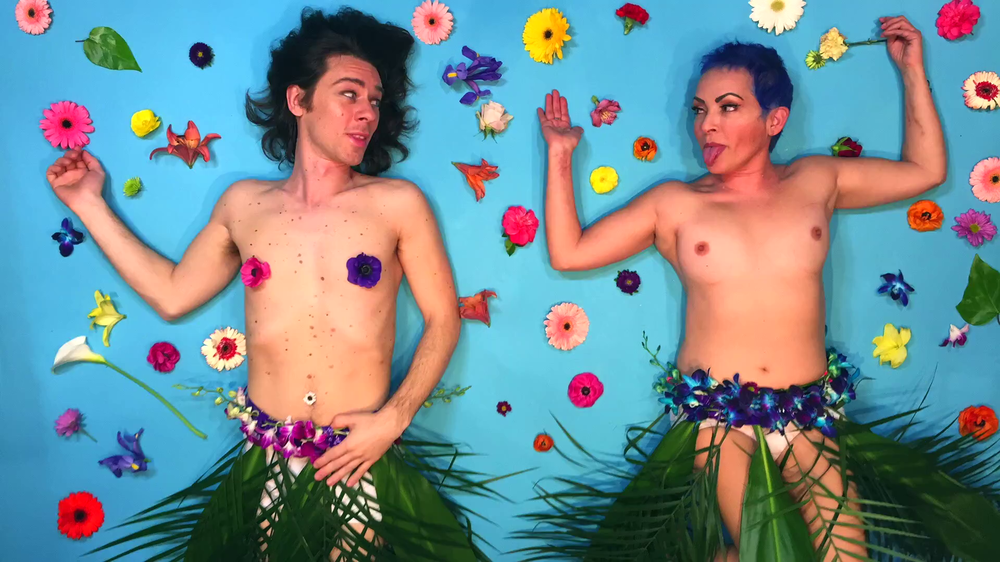
#> input picture vlcsnap-2019-01-29-14h15m35s998.png, 1000 x 562 px, shrunk from 1920 x 1080 before the run
$ python cartoon.py
#> lines starting #> are read from the running program, lines starting #| are printed output that depends on the picture; after the words box and inside, x2 and y2 are one past the last pixel; in counts of white or black regions, pixels touching at a corner belong together
#! python3

# Use hand gestures to scroll

import cv2
import numpy as np

img = cv2.imread("vlcsnap-2019-01-29-14h15m35s998.png")
#> img is the input picture: shape (562, 1000, 3); mean B, G, R 146.4, 140.1, 115.3
gray=cv2.cvtColor(img, cv2.COLOR_BGR2GRAY)
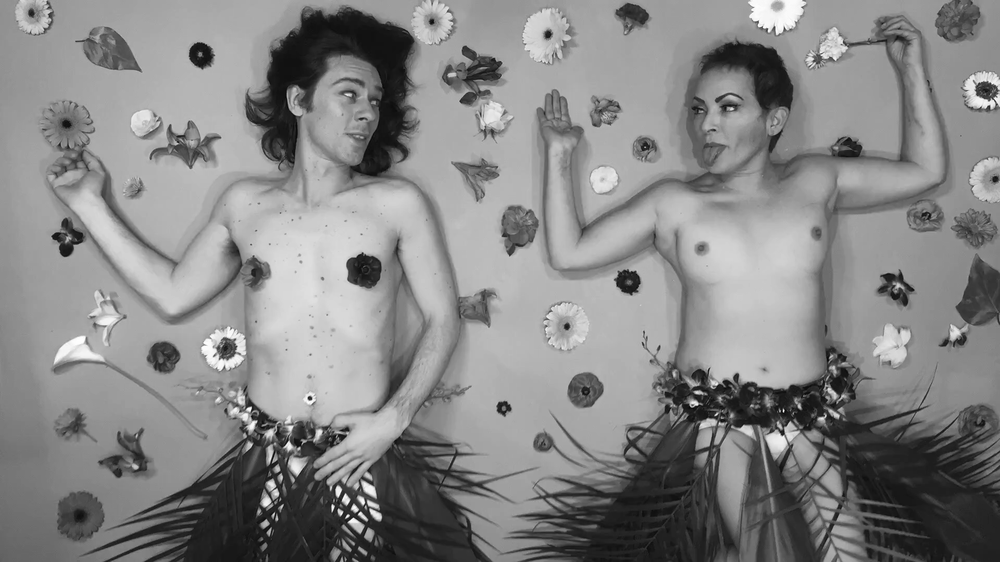
#> gray: shape (562, 1000); min 5, max 255, mean 133.4
gray = cv2.medianBlur(gray,5)
edges = cv2.adaptiveThreshold(gray, 255,
		cv2.ADAPTIVE_THRESH_MEAN_C,
		cv2.THRESH_BINARY,9,9)
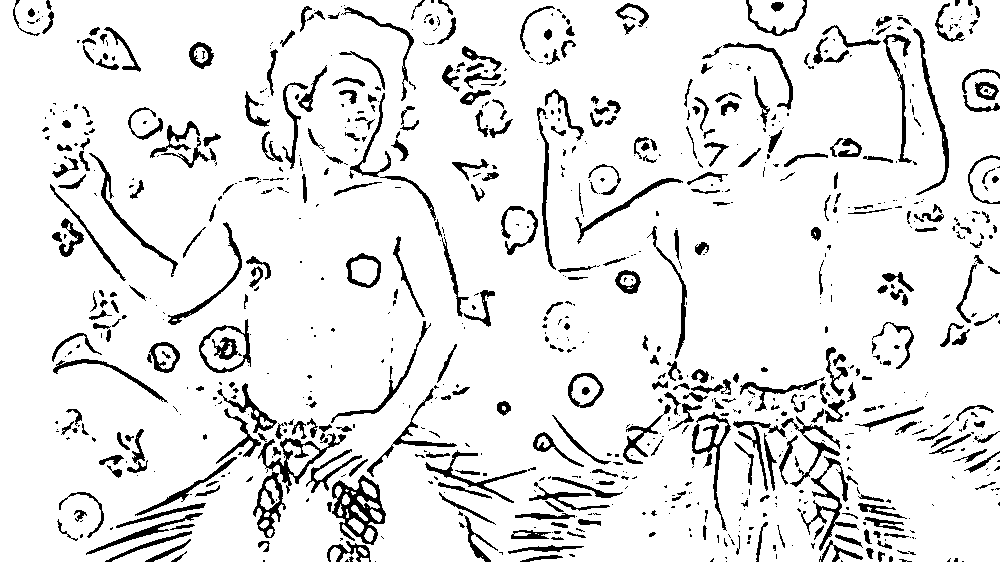
#> edges: shape (562, 1000); 90% white; 882 black regions (507 under 20 px), largest, box (x1, y1, x2, y2) and area: (332, 475, 386, 545) 1534, (258, 433, 346, 494) 1009, (801, 456, 859, 551) 943

color = cv2.bilateralFilter(img, 9, 250, 250)
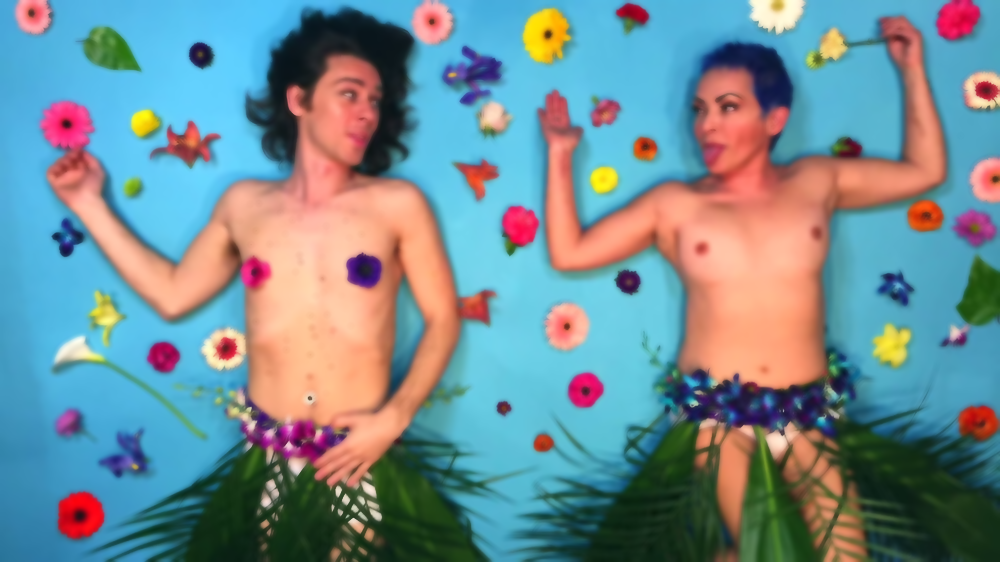
#> color: shape (562, 1000, 3); mean B, G, R 146.5, 140.2, 115.3
cartoon = cv2.bitwise_and(color, color, mask=edges)
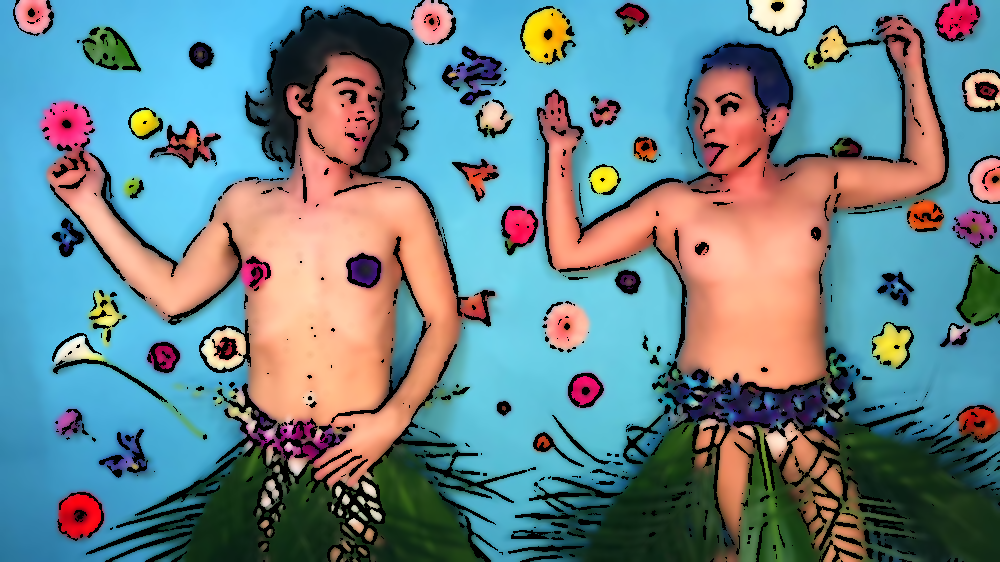
#> cartoon: shape (562, 1000, 3); mean B, G, R 137.2, 131.2, 106.3

cv2.imshow("Image:", img)
cv2.imshow("Edges:", edges)
cv2.imshow("Cartoon:", cartoon)
cv2.waitKey(0)
cv2.destroyAllWindows()

$ run again, with 10659369_10154586768265084_976207847834051837_n.jpg saved as vlcsnap-2019-01-29-14h15m35s998.png
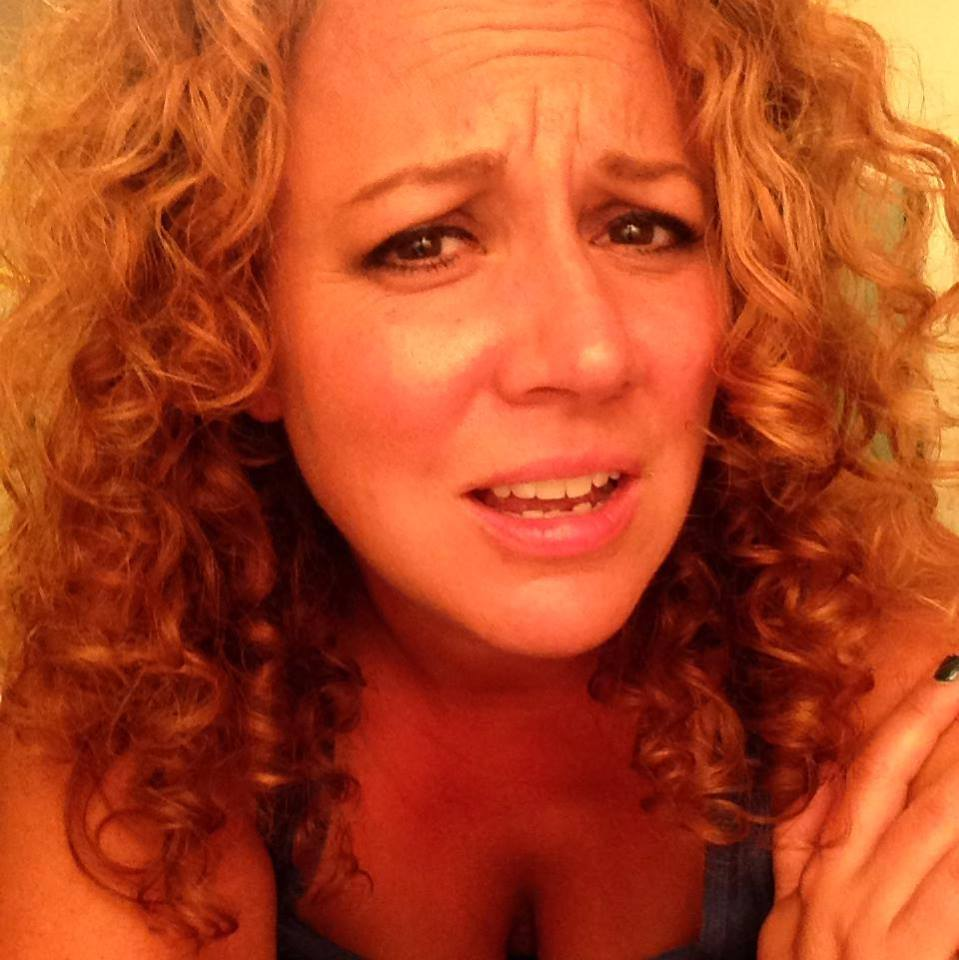
#> input picture 10659369_10154586768265084_976207847834051837_n.jpg, 959 x 960 px
#> img is the input picture: shape (960, 959, 3); mean B, G, R 33.2, 70.4, 177.2
#> `edges = cv2.adaptiveThreshold(gray, 255, cv2.ADAPTIVE_THRESH_MEAN_C, c..`:
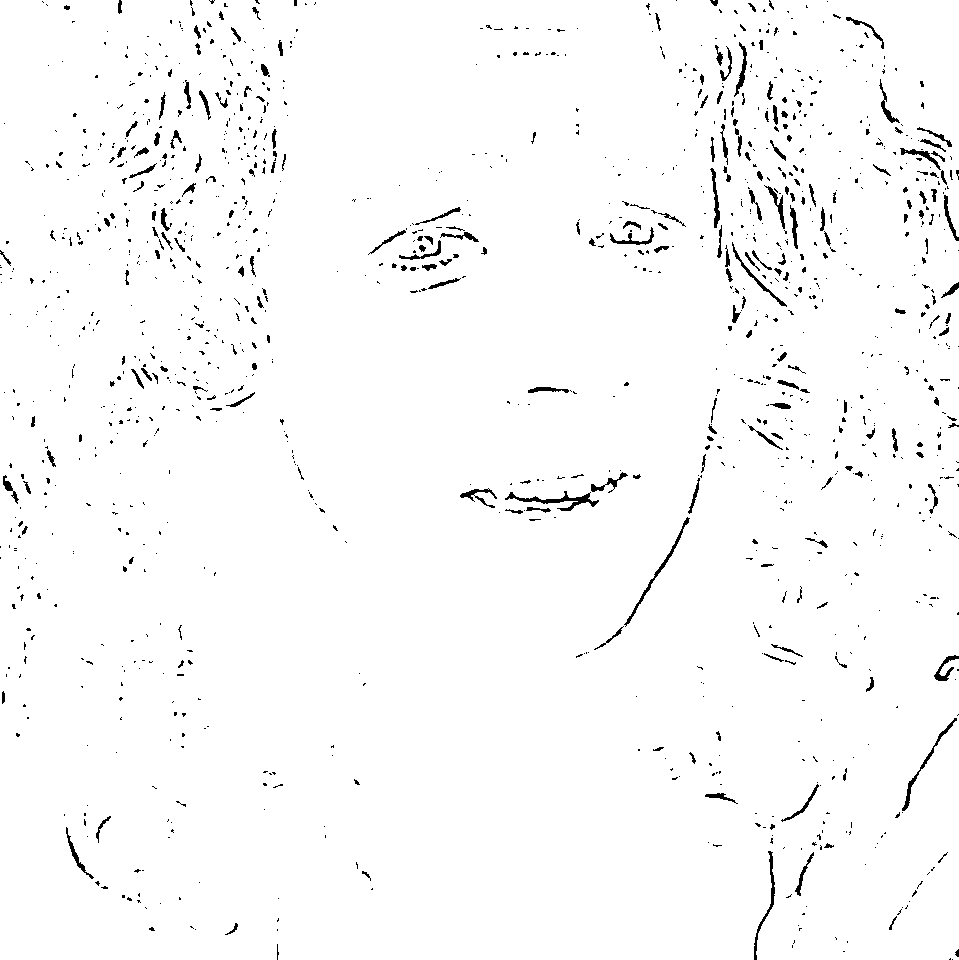
#> edges: shape (960, 959); 97.8% white; black in thin lines or dots
#> `cartoon = cv2.bitwise_and(color, color, mask=edges)`:
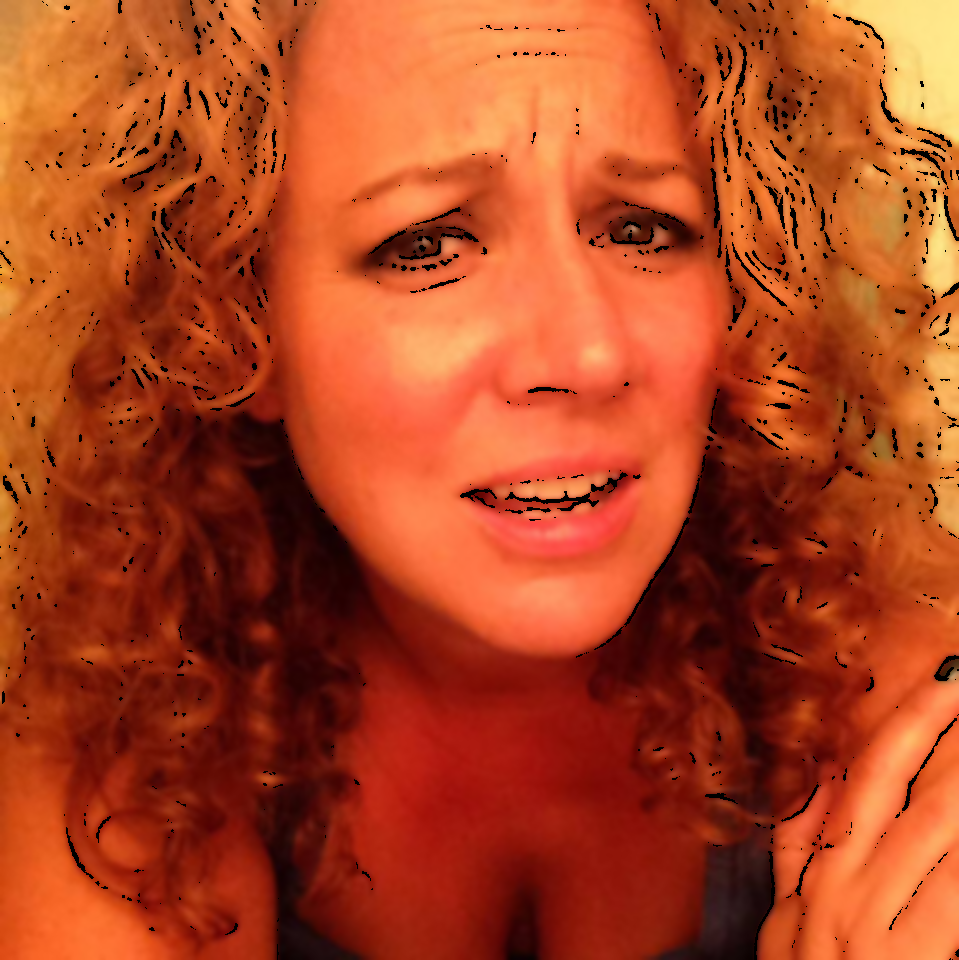
#> cartoon: shape (960, 959, 3); mean B, G, R 32.7, 69, 173.7

$ run again, with blog_traffic_jam_1540.jpg saved as vlcsnap-2019-01-29-14h15m35s998.png
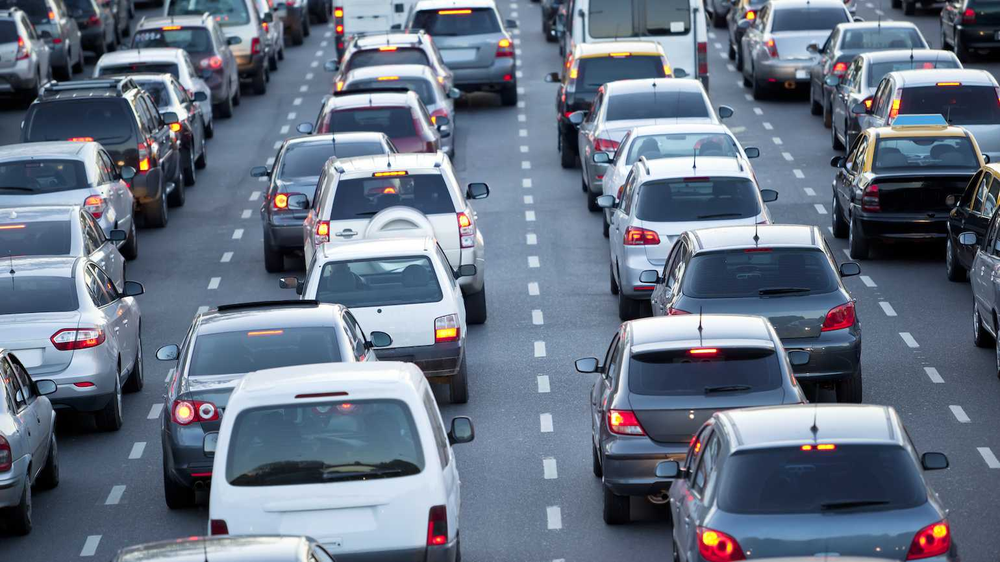
#> input picture blog_traffic_jam_1540.jpg, 1000 x 562 px, shrunk from 1540 x 866 before the run
#> img is the input picture: shape (562, 1000, 3); mean B, G, R 132.3, 115.1, 103.5
#> `edges = cv2.adaptiveThreshold(gray, 255, cv2.ADAPTIVE_THRESH_MEAN_C, c..`:
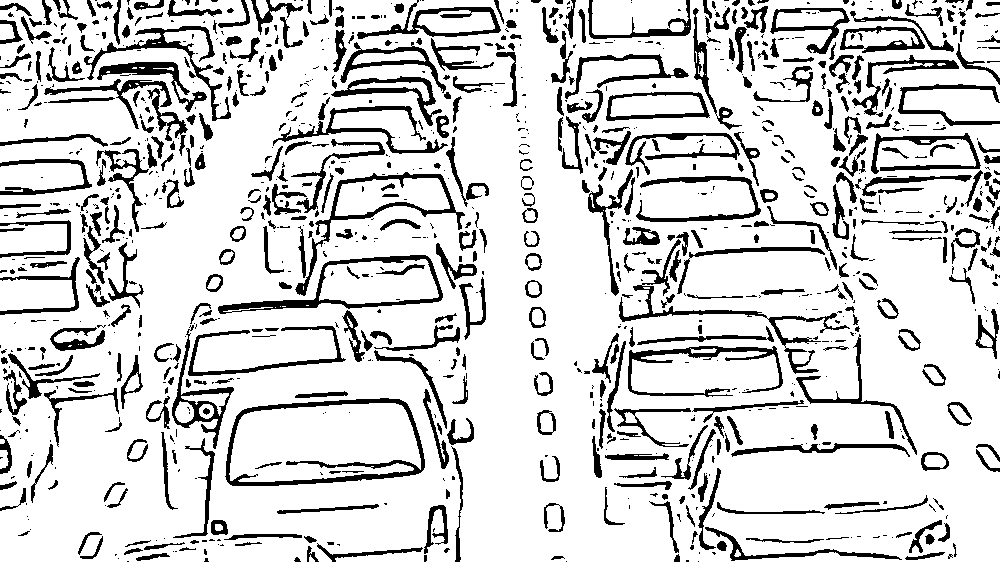
#> edges: shape (562, 1000); 83.1% white; 1081 black regions (570 under 20 px), largest, box (x1, y1, x2, y2) and area: (225, 398, 425, 486) 2685, (218, 255, 443, 314) 1987, (619, 239, 850, 374) 1968
#> `cartoon = cv2.bitwise_and(color, color, mask=edges)`:
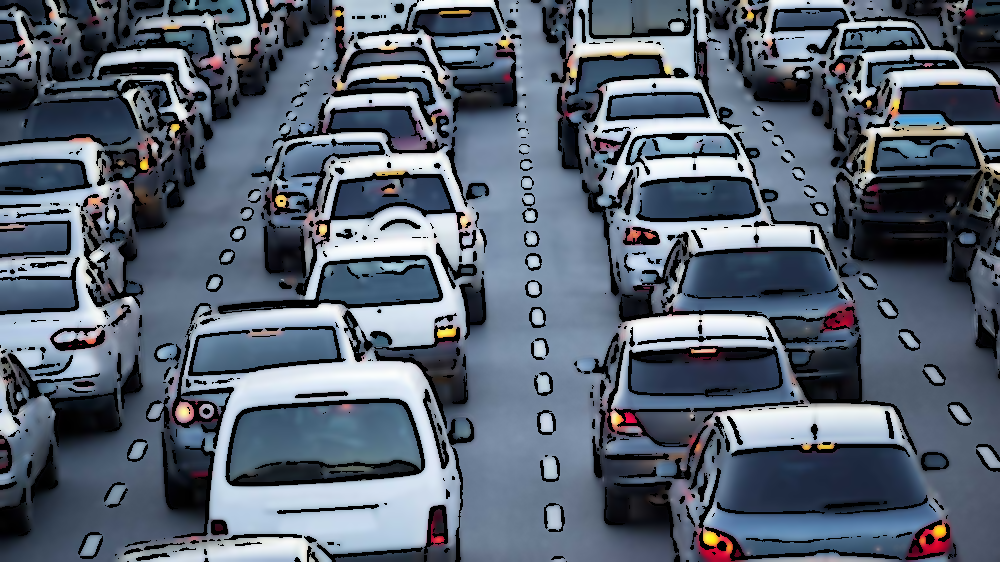
#> cartoon: shape (562, 1000, 3); mean B, G, R 114.5, 100, 89.4

$ run again, with cars_image.jpeg saved as vlcsnap-2019-01-29-14h15m35s998.png
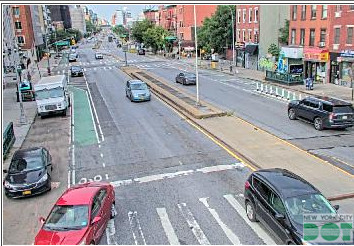
#> input picture cars_image.jpeg, 354 x 246 px
#> img is the input picture: shape (246, 354, 3); mean B, G, R 152.5, 148.4, 149.1
#> `edges = cv2.adaptiveThreshold(gray, 255, cv2.ADAPTIVE_THRESH_MEAN_C, c..`:
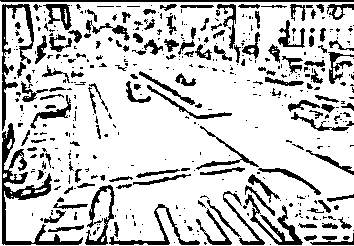
#> edges: shape (246, 354); 79.1% white; 449 black regions (310 under 20 px), largest, box (x1, y1, x2, y2) and area: (2, 123, 83, 245) 1721, (2, 4, 34, 131) 932, (0, 0, 354, 2) 707
#> `cartoon = cv2.bitwise_and(color, color, mask=edges)`:
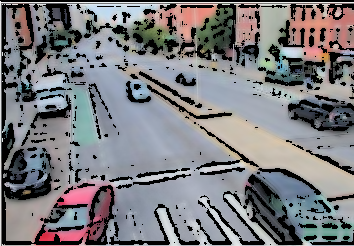
#> cartoon: shape (246, 354, 3); mean B, G, R 126.5, 122.9, 123.3
